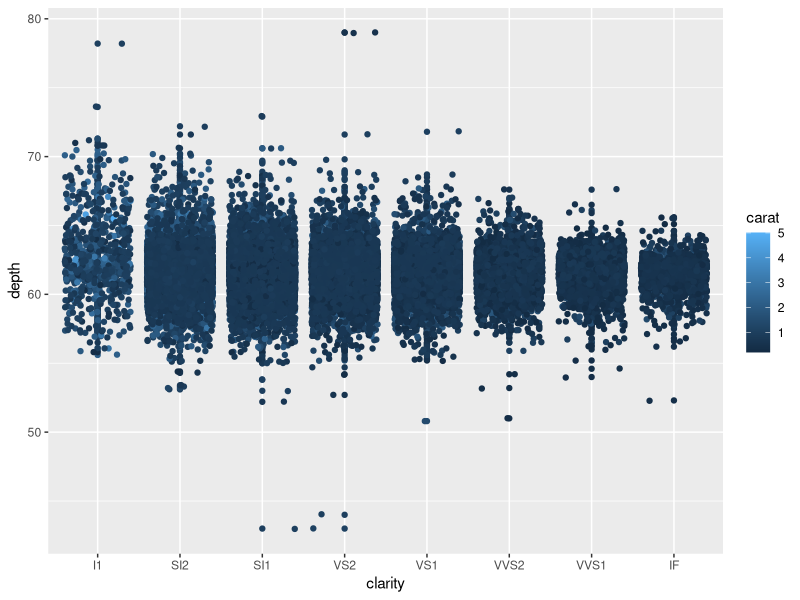

Source code (R):
## ---- chunk 1
library(tidyverse)
## ---- chunk 2
# And now we make a plot
ggplot(diamonds, aes(x = clarity, y = depth, color = carat)) +
  geom_point() + geom_jitter()

## ---- chunk 3
### In this code chunk, start with the diamonds dataset (built in to
### ggplot2 package) and create a subset based on filtering, e.g., 
### size greater than 1 carat or cut is "Ideal"
## ---- chunk 4
### Both partners - delete this comment, then write some code here
### to plot, summarize, calculate something simple using the diamonds
### dataset (or anything you like, really)
## ---- chunk 5
### Both partners - delete this comment, then write some code here
### to plot, summarize, calculate something simple using the diamonds
### dataset (or anything you like, really)
